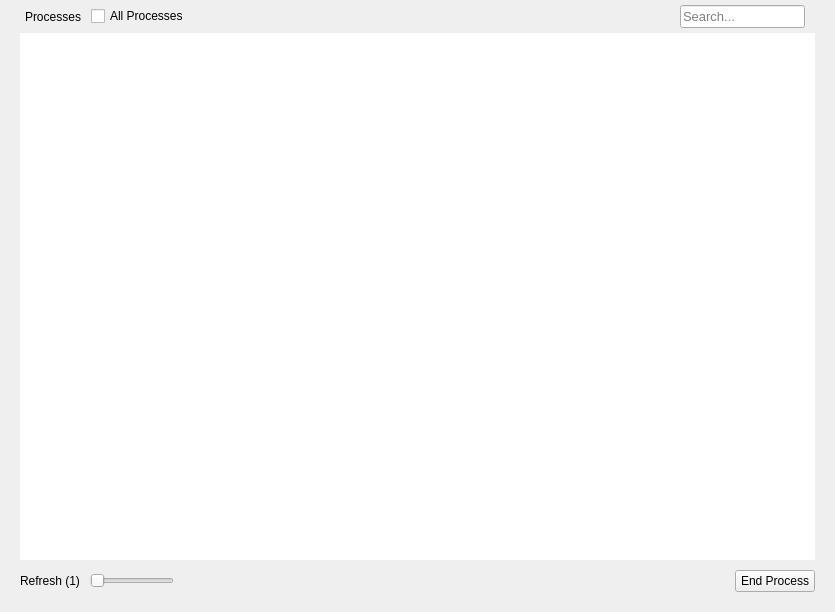
<?xml version="1.0" encoding="UTF-8"?>
<ui version="4.0">
 <class>ProcessesPage</class>
 <widget class="QWidget" name="ProcessesPage">
  <property name="geometry">
   <rect>
    <x>0</x>
    <y>0</y>
    <width>835</width>
    <height>612</height>
   </rect>
  </property>
  <property name="windowTitle">
   <string>Processes</string>
  </property>
  <property name="styleSheet">
   <string notr="true"/>
  </property>
  <layout class="QGridLayout" name="gridLayout">
   <property name="leftMargin">
    <number>20</number>
   </property>
   <property name="topMargin">
    <number>5</number>
   </property>
   <property name="rightMargin">
    <number>20</number>
   </property>
   <property name="bottomMargin">
    <number>20</number>
   </property>
   <property name="horizontalSpacing">
    <number>0</number>
   </property>
   <property name="verticalSpacing">
    <number>5</number>
   </property>
   <item row="1" column="0">
    <layout class="QHBoxLayout" name="topLayout">
     <property name="spacing">
      <number>10</number>
     </property>
     <property name="leftMargin">
      <number>5</number>
     </property>
     <property name="topMargin">
      <number>0</number>
     </property>
     <property name="rightMargin">
      <number>10</number>
     </property>
     <item>
      <widget class="QLabel" name="lblProcessTitle">
       <property name="text">
        <string>Processes</string>
       </property>
      </widget>
     </item>
     <item>
      <widget class="QCheckBox" name="checkAllProcesses">
       <property name="cursor">
        <cursorShape>PointingHandCursor</cursorShape>
       </property>
       <property name="focusPolicy">
        <enum>Qt::NoFocus</enum>
       </property>
       <property name="accessibleName">
        <string>circle</string>
       </property>
       <property name="text">
        <string>All Processes</string>
       </property>
      </widget>
     </item>
     <item>
      <spacer name="horizontalSpacer">
       <property name="orientation">
        <enum>Qt::Horizontal</enum>
       </property>
       <property name="sizeHint" stdset="0">
        <size>
         <width>40</width>
         <height>20</height>
        </size>
       </property>
      </spacer>
     </item>
     <item alignment="Qt::AlignRight">
      <widget class="QLineEdit" name="txtProcessSearch">
       <property name="font">
        <font>
         <pointsize>10</pointsize>
        </font>
       </property>
       <property name="placeholderText">
        <string>Search...</string>
       </property>
      </widget>
     </item>
    </layout>
   </item>
   <item row="3" column="0">
    <widget class="QTableView" name="tableProcess">
     <property name="focusPolicy">
      <enum>Qt::NoFocus</enum>
     </property>
     <property name="frameShape">
      <enum>QFrame::NoFrame</enum>
     </property>
     <property name="frameShadow">
      <enum>QFrame::Sunken</enum>
     </property>
     <property name="sizeAdjustPolicy">
      <enum>QAbstractScrollArea::AdjustToContents</enum>
     </property>
     <property name="editTriggers">
      <set>QAbstractItemView::NoEditTriggers</set>
     </property>
     <property name="selectionMode">
      <enum>QAbstractItemView::SingleSelection</enum>
     </property>
     <property name="selectionBehavior">
      <enum>QAbstractItemView::SelectRows</enum>
     </property>
     <property name="textElideMode">
      <enum>Qt::ElideMiddle</enum>
     </property>
     <property name="gridStyle">
      <enum>Qt::SolidLine</enum>
     </property>
     <property name="sortingEnabled">
      <bool>true</bool>
     </property>
     <property name="wordWrap">
      <bool>true</bool>
     </property>
     <property name="cornerButtonEnabled">
      <bool>true</bool>
     </property>
     <attribute name="horizontalHeaderCascadingSectionResizes">
      <bool>false</bool>
     </attribute>
     <attribute name="horizontalHeaderStretchLastSection">
      <bool>true</bool>
     </attribute>
     <attribute name="verticalHeaderVisible">
      <bool>false</bool>
     </attribute>
    </widget>
   </item>
   <item row="4" column="0">
    <widget class="QWidget" name="bottomWidget" native="true">
     <layout class="QHBoxLayout" name="bottomLayout">
      <property name="spacing">
       <number>10</number>
      </property>
      <property name="leftMargin">
       <number>0</number>
      </property>
      <property name="topMargin">
       <number>5</number>
      </property>
      <property name="rightMargin">
       <number>0</number>
      </property>
      <property name="bottomMargin">
       <number>0</number>
      </property>
      <item alignment="Qt::AlignLeft|Qt::AlignVCenter">
       <widget class="QLabel" name="lblRefresh">
        <property name="text">
         <string notr="true">Refresh (1)</string>
        </property>
       </widget>
      </item>
      <item alignment="Qt::AlignLeft|Qt::AlignVCenter">
       <widget class="QSlider" name="sliderRefresh">
        <property name="cursor">
         <cursorShape>PointingHandCursor</cursorShape>
        </property>
        <property name="focusPolicy">
         <enum>Qt::NoFocus</enum>
        </property>
        <property name="styleSheet">
         <string notr="true"/>
        </property>
        <property name="orientation">
         <enum>Qt::Horizontal</enum>
        </property>
       </widget>
      </item>
      <item>
       <spacer name="horizontalSpacer_2">
        <property name="orientation">
         <enum>Qt::Horizontal</enum>
        </property>
        <property name="sizeHint" stdset="0">
         <size>
          <width>40</width>
          <height>20</height>
         </size>
        </property>
       </spacer>
      </item>
      <item>
       <widget class="QPushButton" name="btnEndProcess">
        <property name="cursor">
         <cursorShape>PointingHandCursor</cursorShape>
        </property>
        <property name="focusPolicy">
         <enum>Qt::NoFocus</enum>
        </property>
        <property name="accessibleName">
         <string>primary</string>
        </property>
        <property name="text">
         <string>End Process</string>
        </property>
       </widget>
      </item>
     </layout>
    </widget>
   </item>
  </layout>
 </widget>
 <resources/>
 <connections/>
</ui>
